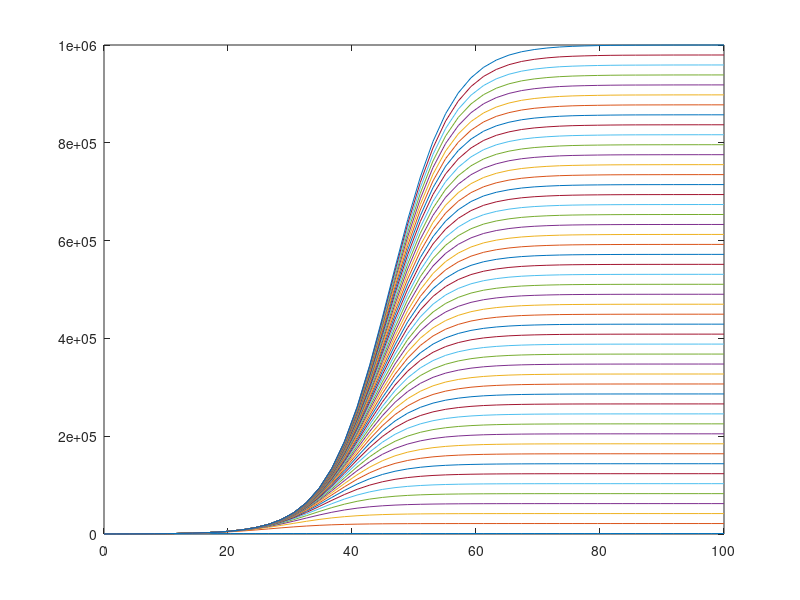

The MATLAB source for this figure:
clear;

r = 0.2; % random val for r
K = linspace(1000, 1000000, 50);
time_vec = linspace(0, 100, 50);
P = 100; % random val for P
population = zeros(length(time_vec), 50);

% implementing the model as an anonymous function 
dpdt = @(t,P,r,K) r*P * (1 - (P/K)); 

for loopcounter = 1:50
    [t,y] = ode45(dpdt, ...
                  time_vec, ...
                  P, ...
                  odeset, ...
                  r, ...
                  K(loopcounter));
    population(:, loopcounter) = y(:,1); 
end

plot(time_vec, population);
